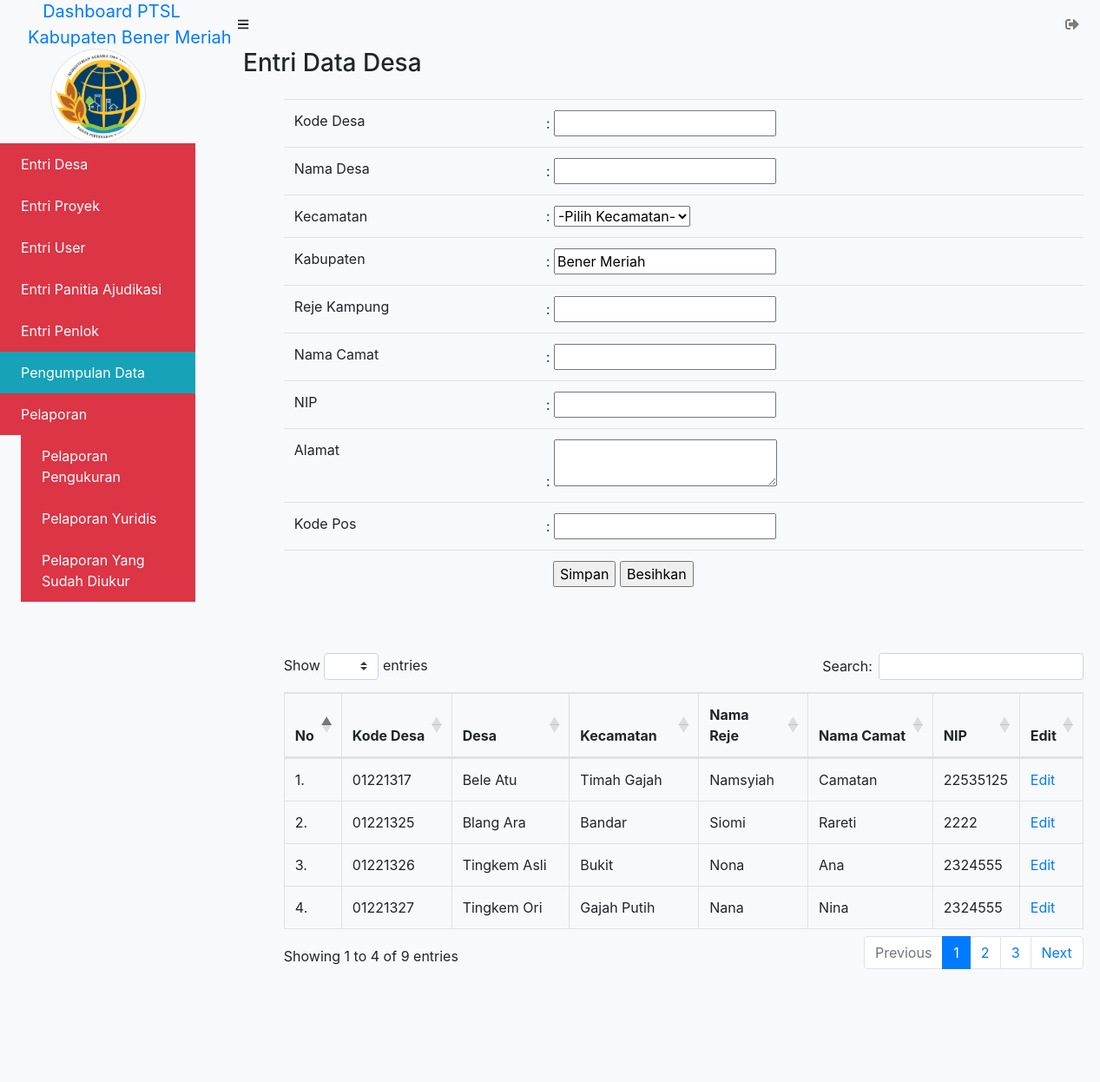
Screenshot of /admin/data_desa (signed in) with the database file from the repository.
### tables this page shows
CREATE TABLE `desa` (
  `id_desa` int(11) NOT NULL,
  `id_kecamatan` int(11) NOT NULL,
  `kode_desa` varchar(50) NOT NULL,
  `nama_desa` varchar(225) NOT NULL,
  `kabupaten` varchar(225) NOT NULL,
  `reje_kampung` varchar(225) NOT NULL,
  `nama_camat` varchar(100) NOT NULL,
  `nip` varchar(50) NOT NULL,
  `alamat` text NOT NULL,
  `kode_pos` varchar(20) NOT NULL
);

CREATE TABLE `kecamatan` (
  `id_kecamatan` int(11) NOT NULL,
  `nama_kecamatan` varchar(225) NOT NULL
);

### admin/data_desa/index.php (the view, shortened to what this page needs)
<?php $title = "Entri Data Desa";
include_once('../_header.php');
?>
			<div id="layoutSidenav_content">
                <main>
                    <div class="container-fluid">
                        <ol>
                            <li class="breadcrumb-item">
                               <h3> Entri Data Desa</h3>
                            </li>
                        </ol>
                        <div class="row">
                        	<div class="col-xl-auto offset-xl-1">
<?php
function tambah($koneksi){
	?>
		<form action="" method="POST">
			<fieldset>
				<div class="table-responsive">
					<table class="table table-responsive-sm table-hover" border="0">
						<tr>
							<td>Kode Desa </td>
							<td> : <input type="number" name="kode_desa" required /></td>
						</tr>
						<tr>
							<td>Nama Desa </td>
							<td> : <input type="text" name="nama_desa" required /></label></td>
						</tr>
						<tr>
							<td>Kecamatan</td>
							<td> :
						        <select name="id_kecamatan" required>
								            <option disabled selected value="">-Pilih Kecamatan-</option>
								</select>
					        </td>
					    </tr>
						<tr>
							<td>Kabupaten </td>
							<td> : <input type="text" name="kabupaten" value="Bener Meriah" required/></td>
						</tr>
						<tr>
							<td>Reje Kampung </td>
							<td> : <input type="text" name="reje_kampung" required/></td>
						</tr>
						<tr>
							<td>Nama Camat </td>
							<td> : <input type="text" name="nama_camat" /></td>
						</tr>
						<tr>
							<td>NIP </td>
							<td> : <input type="number" name="nip" /></td>
						</tr>
						<tr>
							<td>Alamat </td>
							<td> : <textarea name="alamat" row="4" cols="23"></textarea></td>
						</tr>
						<tr>
							<td>Kode Pos </td>
							<td> : <input type="number" name="kode_pos" /></td>
						</tr>
						<tr>
							<td></td>
							<td><label class="ml-2">
							<input type="submit" name="btn_simpan" value="Simpan"/>
							<input type="reset" name="reset" value="Besihkan"/>
						</label></td>
						</tr>
					</table>
					<br>
				</div>
			</fieldset>
		</form>
	<?php
}
function tampil_data($koneksi){
	$sql = "SELECT * FROM desa LEFT JOIN kecamatan ON desa.id_kecamatan = kecamatan.id_kecamatan";
	$query = mysqli_query($koneksi, $sql);
	$nomor = 1;
		echo "<fieldset>";
		echo "<div class='table-responsive'>";
		echo "<table class='table table-responsive-sm table-bordered table-hover' id='desa' border='1' cellpadding='10'>";
		echo "<thead>";
			echo "<tr>";
			echo "<th>No</th>
				<th>Kode Desa</th>
				<th>Desa</th>
				<th>Kecamatan</th>
				<th>Nama Reje</th>
				<th>Nama Camat</th>
				<th>NIP</th>
				<th>Edit</th>";
			echo "</tr>";
		echo "</thead>";
		echo "<tbody>";
	while($data = mysqli_fetch_array($query)){
		?>
			<tr>
				<td><?= $nomor++; ?>.</td>
				<td><?php echo $data['kode_desa']; ?></td>
				<td><?php echo $data['nama_desa']; ?></td>
				<td><?php echo $data['nama_kecamatan']; ?></td>
				<td><?php echo $data['reje_kampung']; ?></td>
				<td><?php echo $data['nama_camat']; ?></td>
				<td><?php echo $data['nip']; ?></td>
				<td>
					<a href="index.php?aksi=update&id=<?php echo $data['id_desa']; ?>&kode_desa=<?php echo $data['kode_desa']; ?>&nama_desa=<?php echo $data['nama_desa']; ?>&kecamatan=<?php echo $data['nama_kecamatan']; ?>&kabupaten=<?php echo $data['kabupaten']; ?>&reje_kampung=<?php echo $data['reje_kampung']; ?>&nama_camat=<?php echo $data['nama_camat']; ?>&nip=<?php echo $data['nip']; ?>&alamat=<?php echo $data['alamat']; ?>&kode_pos=<?php echo $data['kode_pos']; ?>">Edit</a>
				</td>
			</tr>
		<?php
	}
	echo "</tbody>";
	echo "</table>";
	echo "</fieldset>";
}
		?>
		<?php
if (isset($_GET['aksi'])){
	switch($_GET['aksi']){
		case "create":
			echo '<a href="index.php"> &laquo; Home</a>';
			tambah($koneksi);
			break;
		case "read":
			tampil_data($koneksi);
			break;
		case "update":
			ubah($koneksi);
			tampil_data($koneksi);
			break;
		case "delete":
			hapus($koneksi);
			break;
		default:
			echo "<h3>Aksi <i>".$_GET['aksi']."</i> tidaka ada!</h3>";
			tambah($koneksi);
			tampil_data($koneksi);
	}
} else {
	tambah($koneksi);
	tampil_data($koneksi);
}
?>
                    		</div>
                    	</div>
                    </div>
				</div>
			</div>
<?php include_once('../_footer.php'); ?>

### rows the page displays
desa: kode_desa "01221317", nama_desa "Bele Atu", id_kecamatan.nama_kecamatan "Timah Gajah", reje_kampung "Namsyiah", nama_camat "Camatan", nip "22535125"
desa: kode_desa "01221325", nama_desa "Blang Ara", id_kecamatan.nama_kecamatan "Bandar", reje_kampung "Siomi", nama_camat "Rareti", nip "2222"
desa: kode_desa "01221326", nama_desa "Tingkem Asli", id_kecamatan.nama_kecamatan "Bukit", reje_kampung "Nona", nama_camat "Ana", nip "2324555"
desa: kode_desa "01221327", nama_desa "Tingkem Ori", id_kecamatan.nama_kecamatan "Gajah Putih", reje_kampung "Nana", nama_camat "Nina", nip "2324555"
